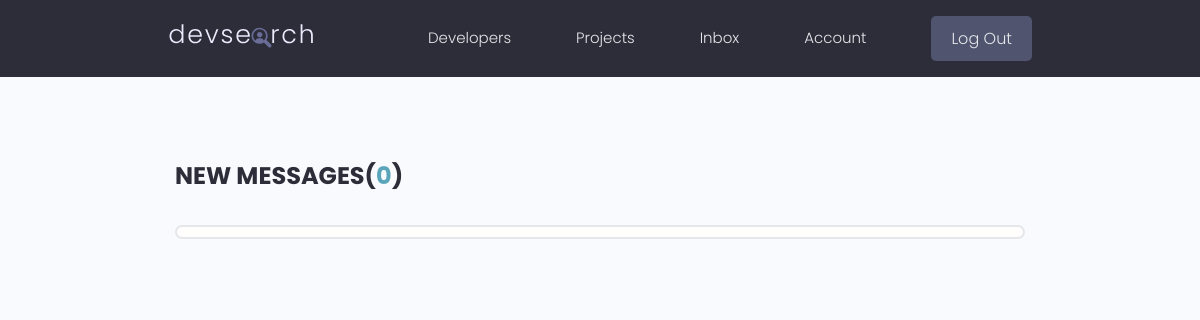
Page /inbox/ (signed in) on the earlier database version.
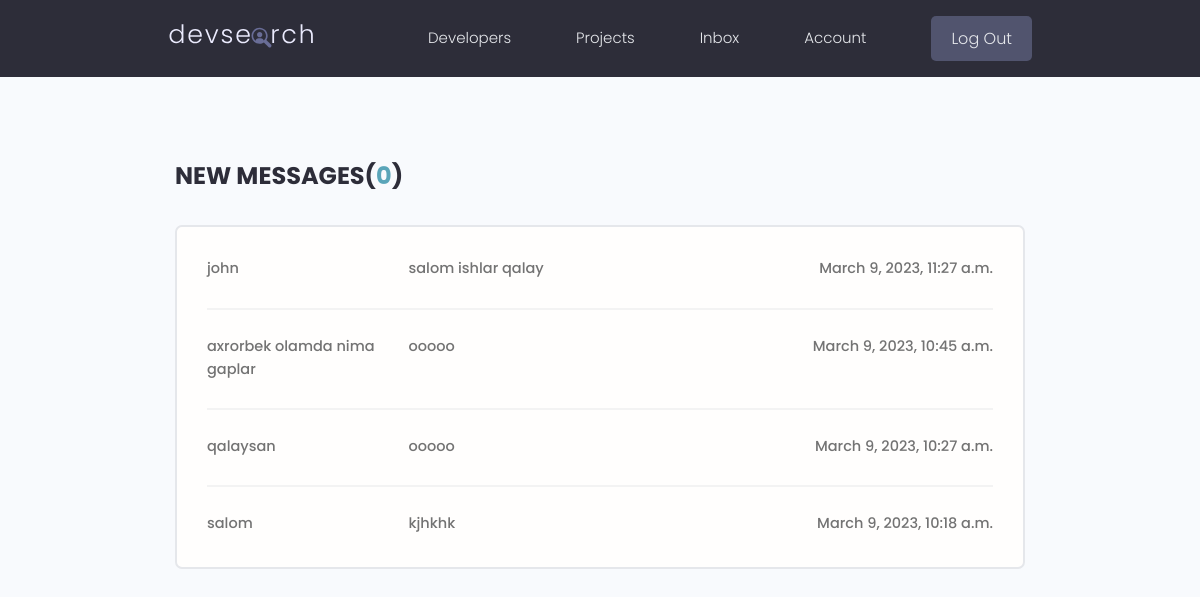
Same page on the later database version.
### users/models.py (models this page shows, shortened)
class Message(models.Model):
    sender = models.ForeignKey(Profile, on_delete=models.SET_NULL, null=True, blank=True)
    recipient = models.ForeignKey(Profile, on_delete=models.SET_NULL, null=True, blank=True,related_name='messages')
    name = models.CharField(max_length=200, null=True, blank=True)
    email = models.EmailField(max_length=200, null=True, blank=True)
    subject = models.CharField(max_length=200, null=True, blank=True)
    body = models.TextField()
    is_read = models.BooleanField(default=False,null=True)
    created = models.DateTimeField(auto_now_add=True)
    id = models.UUIDField(default=uuid.uuid4,
                          unique=True,
                          primary_key=True,
                          editable=False)
    class Meta:
        ordering = ['is_read','-created']

### users/views.py (the view)
# urls.py: path('inbox/',views.inbox, name='inbox'),
@login_required(login_url='login')
def inbox(request):
    profile = request.user.profile
    messageRequests = profile.messages.all()
    unreadCount = messageRequests.filter(is_read=False).count()
    context = {"messageRequests":messageRequests,'unreadCount':unreadCount}
    return render(request,'users/inbox.html',context)

### users/templates/users/inbox.html
{% extends 'main.html' %}
{% block content %}
  <main class="inbox my-xl">
    <div class="content-box">
      <h3 class="inbox__title">New Messages(<span>{{unreadCount}}</span>)</h3>
      <ul class="messages">
          {% for message in messageRequests %}
        {% if message.is_read == False %}
        <li class="message message--unread">
        {% else %}
        <li class="message">
        {% endif%}
          <a href="{% url 'message' message.id %}">
            <span class="message__author">{{message.name}}</span>
            <span class="message__subject">{{message.subject}}</span>
            <span class="message__date">{{message.created}}</span>
          </a>
        </li>
        {% endfor %}
      </ul>
    </div>
  </main>
  {% endblock %}

Differences in the rows shown:
added Message: name "john", subject "salom ishlar qalay", created "March 9, 2023, 11:27 a.m."
added Message: name "axrorbek olamda nima gaplar", subject "ooooo", created "March 9, 2023, 10:45 a.m."
added Message: name "qalaysan", subject "ooooo", created "March 9, 2023, 10:27 a.m."
added Message: name "salom", subject "kjhkhk", created "March 9, 2023, 10:18 a.m."
